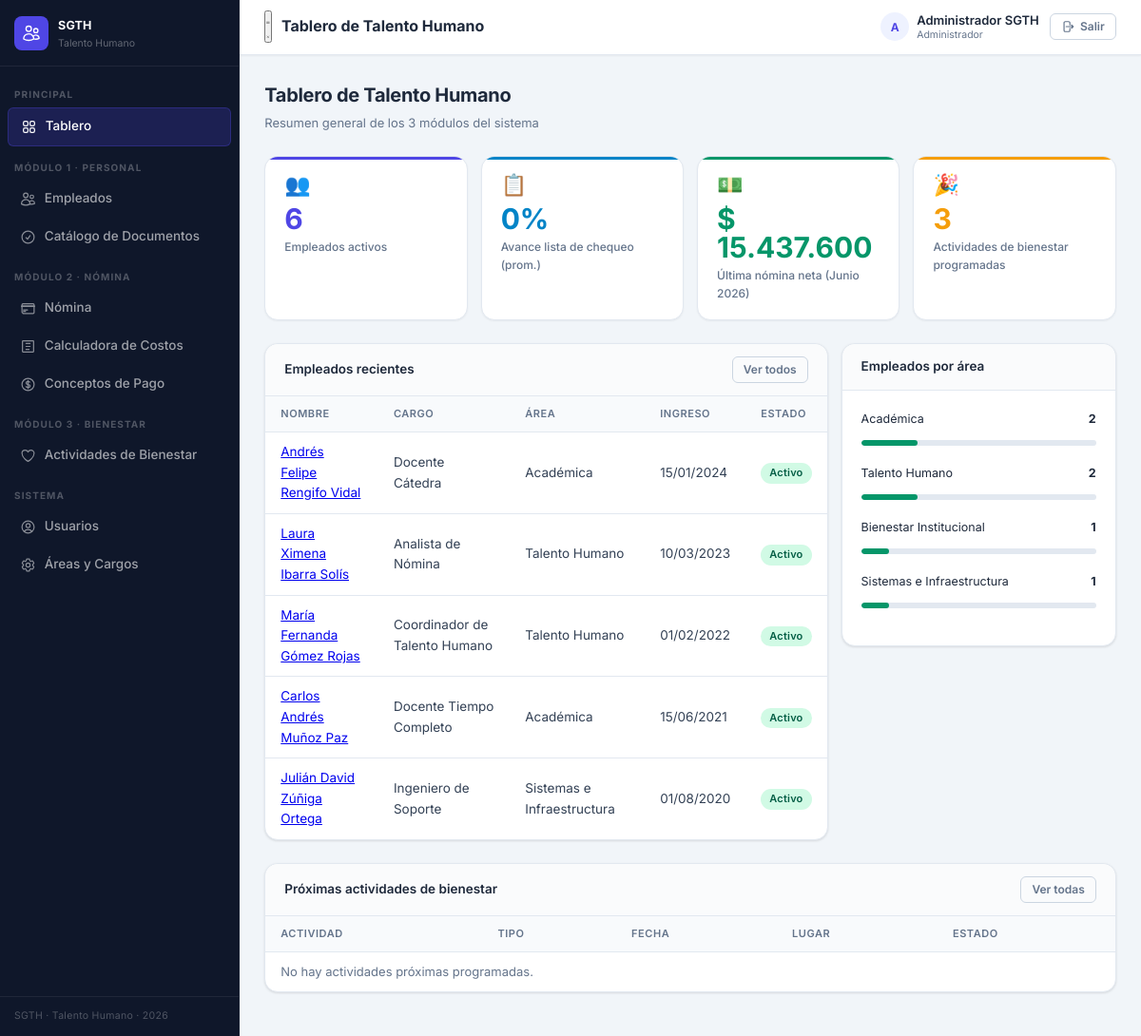
Screenshot of /public/ (signed in) with the database file from the repository.
### tables this page shows
CREATE TABLE nominas (
  id                  INT AUTO_INCREMENT PRIMARY KEY,
  periodo             VARCHAR(7) NOT NULL UNIQUE COMMENT 'Formato YYYY-MM',
  fecha_generacion    TIMESTAMP DEFAULT CURRENT_TIMESTAMP,
  fecha_pago          DATE NULL,
  estado              ENUM('borrador','pagada','anulada') NOT NULL DEFAULT 'borrador',
  generado_por        INT NULL,
  total_devengado     DECIMAL(14,2) NOT NULL DEFAULT 0,
  total_deducciones   DECIMAL(14,2) NOT NULL DEFAULT 0,
  total_neto          DECIMAL(14,2) NOT NULL DEFAULT 0
);

CREATE TABLE empleados (
  id                          INT AUTO_INCREMENT PRIMARY KEY,
  tipo_documento              ENUM('CC','CE','TI','PA') NOT NULL DEFAULT 'CC',
  numero_documento            VARCHAR(30) NOT NULL UNIQUE,
  nombres                     VARCHAR(100) NOT NULL,
  apellidos                   VARCHAR(100) NOT NULL,
  fecha_nacimiento            DATE NULL,
  genero                      ENUM('M','F','Otro') NULL,
  estado_civil                VARCHAR(30) NULL,
  direccion                   VARCHAR(200) NULL,
  telefono                    VARCHAR(30) NULL,
  email                       VARCHAR(120) NULL,
  cargo_id                    INT NULL,
  area_id                     INT NULL,
  fecha_ingreso               DATE NOT NULL,
  tipo_contrato               ENUM('termino_fijo','termino_indefinido','obra_labor','prestacion_servicios') NOT NULL DEFAULT 'termino_fijo',
  salario_base                DECIMAL(12,2) NOT NULL DEFAULT 0,
  eps                         VARCHAR(100) NULL,
  fondo_pension               VARCHAR(100) NULL,
  arl                         VARCHAR(100) NULL,
  tipo_sangre                 VARCHAR(5) NULL,
  contacto_emergencia_nombre  VARCHAR(120) NULL,
  contacto_emergencia_telefono VARCHAR(30) NULL,
  estado                      ENUM('activo','inactivo','retirado') NOT NULL DEFAULT 'activo',
  fecha_retiro                DATE NULL,
  foto_path                   VARCHAR(255) NULL,
  created_at                  TIMESTAMP DEFAULT CURRENT_TIMESTAMP,
  updated_at                  TIMESTAMP DEFAULT CURRENT_TIMESTAMP ON UPDATE CURRENT_TIMESTAMP,
  FOREIGN KEY (cargo_id) REFERENCES cargos(id) ON DELETE SET NULL,
  FOREIGN KEY (area_id) REFERENCES areas(id) ON DELETE SET NULL
);

CREATE TABLE cargos (
  id                      INT AUTO_INCREMENT PRIMARY KEY,
  nombre                  VARCHAR(120) NOT NULL,
  area_id                 INT NULL,
  salario_base_sugerido   DECIMAL(12,2) NULL,
  created_at              TIMESTAMP DEFAULT CURRENT_TIMESTAMP,
  FOREIGN KEY (area_id) REFERENCES areas(id) ON DELETE SET NULL
);

CREATE TABLE areas (
  id            INT AUTO_INCREMENT PRIMARY KEY,
  nombre        VARCHAR(120) NOT NULL,
  descripcion   VARCHAR(255) NULL,
  created_at    TIMESTAMP DEFAULT CURRENT_TIMESTAMP
);

### app/controllers/DashboardController.php (called while the page is built, shortened)
<?php
class DashboardController {
    public function index(): void {
        $empStats = DB::fetch("
            SELECT
              COUNT(*) AS total,
              SUM(estado='activo')   AS activos,
              SUM(estado='inactivo') AS inactivos,
              SUM(estado='retirado') AS retirados
            FROM empleados
        ") ?? ['total'=>0,'activos'=>0,'inactivos'=>0,'retirados'=>0];
        $checklistProm = (float)(DB::fetch("
            SELECT COALESCE(ROUND(AVG(pct_completitud),1),0) AS p
            FROM v_checklist_completitud
        ")['p'] ?? 0);
        $ultimaNomina = DB::fetch("SELECT * FROM nominas ORDER BY periodo DESC LIMIT 1");
        $nominaStats  = DB::fetch("
            SELECT COUNT(*) AS total,
                   SUM(estado='borrador') AS borrador,
                   SUM(estado='pagada')   AS pagada
            FROM nominas
        ") ?? ['total'=>0,'borrador'=>0,'pagada'=>0];
        $bienestarStats = DB::fetch("
            SELECT COUNT(*) AS total,
                   SUM(estado='programada') AS programadas,
                   SUM(estado='finalizada') AS finalizadas
            FROM actividades_bienestar
        ") ?? ['total'=>0,'programadas'=>0,'finalizadas'=>0];
        $totalInscripciones = (int)(DB::fetch("SELECT COUNT(*) AS t FROM bienestar_inscripciones")['t'] ?? 0);
        $empleadosRecientes = DB::fetchAll("
            SELECT e.id, e.nombres, e.apellidos, e.fecha_ingreso, e.estado,
                   c.nombre AS cargo, a.nombre AS area
            FROM empleados e
            LEFT JOIN cargos c ON c.id = e.cargo_id
            LEFT JOIN areas  a ON a.id = e.area_id
            ORDER BY e.fecha_ingreso DESC LIMIT 5
        ");
        $proximasActividades = DB::fetchAll("
            SELECT * FROM actividades_bienestar
            WHERE estado IN ('programada','en_curso') AND fecha_inicio >= CURDATE()
            ORDER BY fecha_inicio ASC LIMIT 5
        ");
        $porArea = DB::fetchAll("
            SELECT a.nombre AS area, COUNT(e.id) AS total
            FROM areas a LEFT JOIN empleados e ON e.area_id = a.id AND e.estado = 'activo'
            GROUP BY a.id, a.nombre
            HAVING COUNT(e.id) > 0
            ORDER BY total DESC
        ");
        View::render('dashboard.index', [
            'titulo'              => 'Tablero de Talento Humano',
            'empStats'            => $empStats,
            'checklistProm'       => $checklistProm,
            'ultimaNomina'        => $ultimaNomina,
            'nominaStats'         => $nominaStats,
            'bienestarStats'      => $bienestarStats,
            'totalInscripciones'  => $totalInscripciones,
            'empleadosRecientes'  => $empleadosRecientes,
            'proximasActividades' => $proximasActividades,
            'porArea'             => $porArea,
        ]);
    }
}

### public/index.php (called while the page is built, shortened)
<?php
require_once ROOT . '/app/helpers/DB.php';
require_once ROOT . '/app/helpers/Router.php';
require_once ROOT . '/app/helpers/View.php';
$url = $_GET['url'] ?? '';
$url = trim($url, '/');
(new Router())->dispatch($url);

### app/helpers/DB.php (called while the page is built, shortened)
<?php
class DB {
    private static ?PDO $pdo = null;
    public static function connect(): PDO {
        if (self::$pdo === null) {
            $dsn = sprintf('mysql:host=%s;dbname=%s;charset=%s', DB_HOST, DB_NAME, DB_CHARSET);
            self::$pdo = new PDO($dsn, DB_USER, DB_PASS, [
                PDO::ATTR_ERRMODE            => PDO::ERRMODE_EXCEPTION,
                PDO::ATTR_DEFAULT_FETCH_MODE => PDO::FETCH_ASSOC,
                PDO::ATTR_EMULATE_PREPARES   => false,
            ]);
        }
        return self::$pdo;
    }
    public static function query(string $sql, array $p = []): PDOStatement {
        $stmt = self::connect()->prepare($sql);
        $stmt->execute($p);
        return $stmt;
    }
    public static function fetch(string $sql, array $p = []): ?array {
        return self::query($sql, $p)->fetch() ?: null;
    }
    public static function fetchAll(string $sql, array $p = []): array {
        return self::query($sql, $p)->fetchAll();
    }
}

### app/views/dashboard/index.php (the view, shortened to what this page needs)
<div class="page-header">
  <div>
    <div class="page-title">Tablero de Talento Humano</div>
    <div class="page-subtitle">Resumen general de los 3 módulos del sistema</div>
  </div>
</div>
<div class="stats-grid">
  <div class="stat-card stat-personal">
    <span class="stat-icon">👥</span>
    <div class="stat-num"><?= (int)$empStats['activos'] ?></div>
    <div class="stat-label">Empleados activos</div>
  </div>
  <div class="stat-card stat-checklist">
    <span class="stat-icon">📋</span>
    <div class="stat-num"><?= $checklistProm ?>%</div>
    <div class="stat-label">Avance lista de chequeo (prom.)</div>
  </div>
  <div class="stat-card stat-nomina">
    <span class="stat-icon">💵</span>
    <div class="stat-num"><?= $ultimaNomina ? View::money($ultimaNomina['total_neto']) : '—' ?></div>
    <div class="stat-label">Última nómina neta<?= $ultimaNomina ? ' (' . View::periodoLabel($ultimaNomina['periodo']) . ')' : '' ?></div>
  </div>
  <div class="stat-card stat-bienestar">
    <span class="stat-icon">🎉</span>
    <div class="stat-num"><?= (int)$bienestarStats['programadas'] ?></div>
    <div class="stat-label">Actividades de bienestar programadas</div>
  </div>
</div>
<div class="form-row" style="align-items:start">
  <div class="card" style="grid-column: span 2">
    <div class="card-header"><div class="card-title">Empleados recientes</div>
      <a href="<?= APP_URL ?>/empleados" class="btn btn-outline btn-sm">Ver todos</a>
    </div>
    <table>
      <thead><tr><th>Nombre</th><th>Cargo</th><th>Área</th><th>Ingreso</th><th>Estado</th></tr></thead>
      <tbody>
        <?php foreach ($empleadosRecientes as $e): ?>
        <tr>
          <td><a href="<?= APP_URL ?>/empleados/<?= $e['id'] ?>"><?= View::e($e['nombres'].' '.$e['apellidos']) ?></a></td>
          <td><?= View::e($e['cargo'] ?? '—') ?></td>
          <td><?= View::e($e['area'] ?? '—') ?></td>
          <td><?= View::fecha($e['fecha_ingreso']) ?></td>
          <td><span class="badge <?= View::estadoEmpleadoBadge($e['estado']) ?>"><?= View::estadoEmpleadoLabel($e['estado']) ?></span></td>
        </tr>
        <?php endforeach; ?>
      </tbody>
    </table>
  </div>
  <div class="card">
    <div class="card-header"><div class="card-title">Empleados por área</div></div>
    <?php foreach ($porArea as $a): ?>
      <div style="margin-bottom:10px">
        <div style="display:flex;justify-content:space-between;font-size:12.5px;margin-bottom:3px">
          <span><?= View::e($a['area']) ?></span><strong><?= (int)$a['total'] ?></strong>
        </div>
        <div class="progress-bar" style="width:100%">
          <div class="progress-fill" style="width:<?= min(100, (int)$a['total'] * 12) ?>%"></div>
        </div>
      </div>
    <?php endforeach; ?>
  </div>
</div>
<div class="card">
  <div class="card-header"><div class="card-title">Próximas actividades de bienestar</div>
    <a href="<?= APP_URL ?>/bienestar" class="btn btn-outline btn-sm">Ver todas</a>
  </div>
  <table>
    <thead><tr><th>Actividad</th><th>Tipo</th><th>Fecha</th><th>Lugar</th><th>Estado</th></tr></thead>
    <tbody>
      <?php if (!$proximasActividades): ?>
        <tr><td colspan="5" class="text-muted">No hay actividades próximas programadas.</td></tr>
      <?php endif; ?>
    </tbody>
  </table>
</div>

### app/helpers/Router.php (shortened to what this page needs)
<?php
class Router {
    private array $routes = [];
    public function dispatch(string $url): void {
        $url = trim($url, '/');
        foreach ($this->routes as $pattern => [$ctrl, $met]) {
            if (preg_match($pattern, $url, $m)) {
                array_shift($m);
                $this->run($ctrl, $met, array_values($m));
                return;
            }
        }
    }
    private function run(string $ctrl, string $met, array $params): void {
        $obj = new $ctrl();
        call_user_func_array([$obj, $met], $params);
    }
}

### public/assets/css/responsive.css (style rules this page uses)
:root { --bp-xs: 480px; --bp-sm: 640px; --bp-md: 768px; --bp-lg: 1024px; --bp-xl: 1280px; }

### rows the page displays
nominas: total_neto "$ 15.437.600", periodo "Junio 2026"
empleados: View::e($e['nombres'].' '.$e['apellidos']) "Andrés Felipe Rengifo Vidal", cargo.nombre "Docente Cátedra", area.nombre "Académica", fecha_ingreso "15/01/2024", estado "Activo"
empleados: View::e($e['nombres'].' '.$e['apellidos']) "Laura Ximena Ibarra Solís", cargo.nombre "Analista de Nómina", area.nombre "Talento Humano", fecha_ingreso "10/03/2023", estado "Activo"
empleados: View::e($e['nombres'].' '.$e['apellidos']) "María Fernanda Gómez Rojas", cargo.nombre "Coordinador de Talento Humano", area.nombre "Talento Humano", fecha_ingreso "01/02/2022", estado "Activo"
empleados: View::e($e['nombres'].' '.$e['apellidos']) "Carlos Andrés Muñoz Paz", cargo.nombre "Docente Tiempo Completo", area.nombre "Académica", fecha_ingreso "15/06/2021", estado "Activo"
empleados: View::e($e['nombres'].' '.$e['apellidos']) "Julián David Zúñiga Ortega", cargo.nombre "Ingeniero de Soporte", area.nombre "Sistemas e Infraestructura", fecha_ingreso "01/08/2020", estado "Activo"

### other values shown
$empStats['activos'] "6"
$checklistProm "0"
$bienestarStats['programadas'] "3"
View::e($a['area']) "Académica"
$a['total'] "2"
View::e($a['area']) "Talento Humano"
View::e($a['area']) "Bienestar Institucional"
$a['total'] "1"
View::e($a['area']) "Sistemas e Infraestructura"
